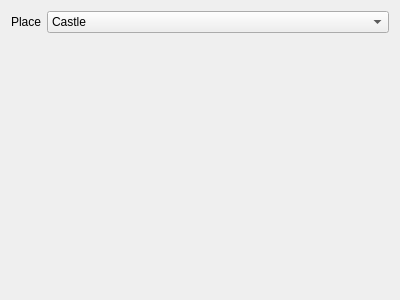
<?xml version="1.0" encoding="UTF-8"?>
<ui version="4.0">
 <class>ObjectToolProperties</class>
 <widget class="QWidget" name="ObjectToolProperties">
  <property name="geometry">
   <rect>
    <x>0</x>
    <y>0</y>
    <width>400</width>
    <height>300</height>
   </rect>
  </property>
  <property name="windowTitle">
   <string>Form</string>
  </property>
  <layout class="QFormLayout" name="formLayout">
   <item row="0" column="0">
    <widget class="QLabel" name="PlaceLabel">
     <property name="text">
      <string>Place</string>
     </property>
    </widget>
   </item>
   <item row="0" column="1">
    <widget class="QComboBox" name="PlaceTypeCombo">
     <item>
      <property name="text">
       <string>Castle</string>
      </property>
     </item>
     <item>
      <property name="text">
       <string>Ship</string>
      </property>
     </item>
     <item>
      <property name="text">
       <string>Siege Weapon</string>
      </property>
     </item>
     <item>
      <property name="text">
       <string>Wall</string>
      </property>
     </item>
    </widget>
   </item>
  </layout>
 </widget>
 <resources/>
 <connections/>
</ui>
